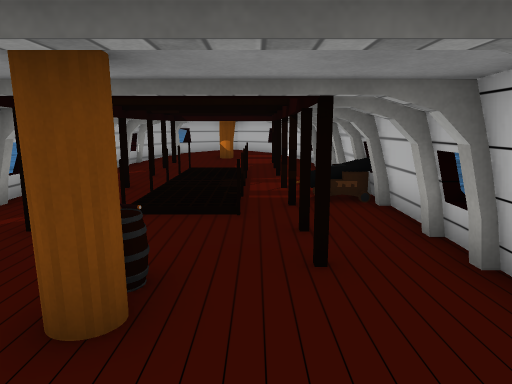
[1] (above)

12 first-person views from a walk through a 3-D level made in the Unity game engine. The camera is 1.5 m above the floor, tilts 10° down and sees 70° across. The floor is counted in squares, 1 m on a side. Each view is taken from the middle of a square. On the plan, view 1 faces up. The plan holds only what a view shows up to about 16 squares ahead; the rest is blank. The place goes on beyond the plan. The player character is not drawn. Some surface patterns are stand-ins.

[2]
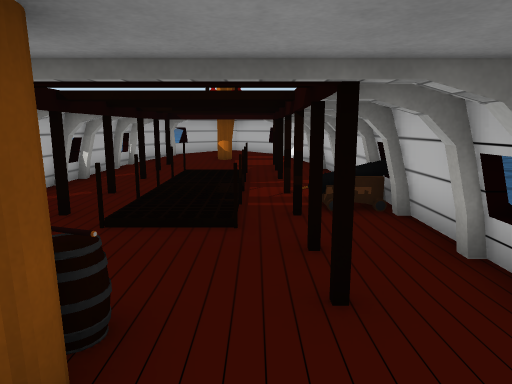

[3]
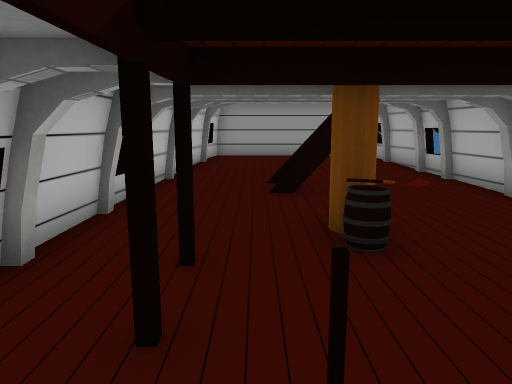

[4]
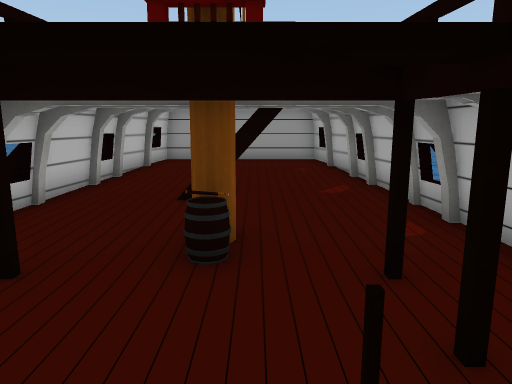

[5]
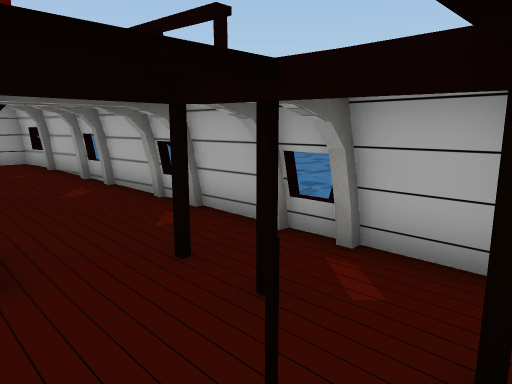

[6]
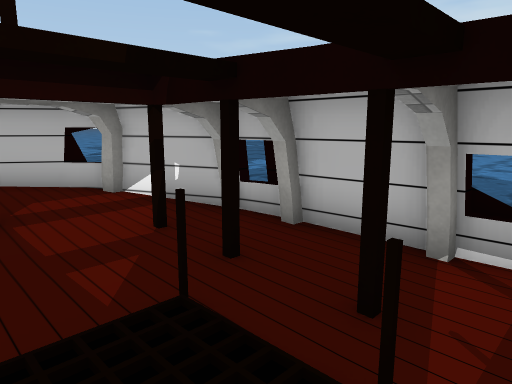

[7]
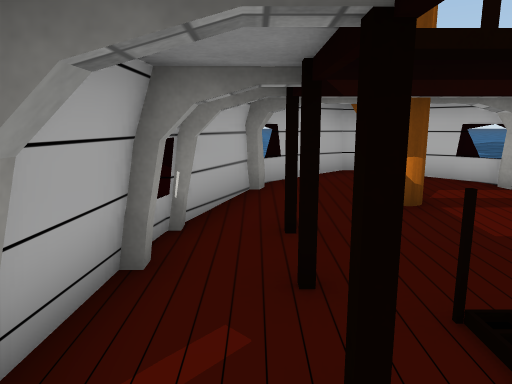

[8]
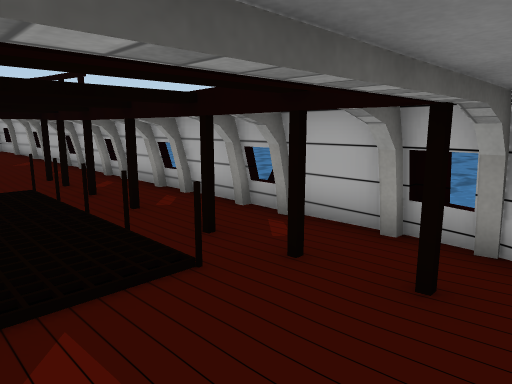

[9]
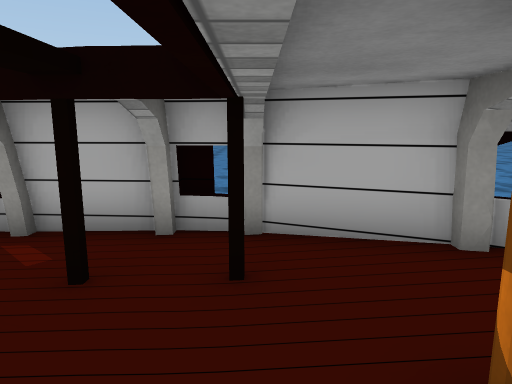

[10]
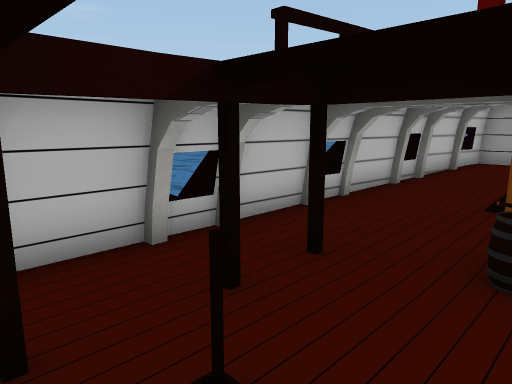

[11]
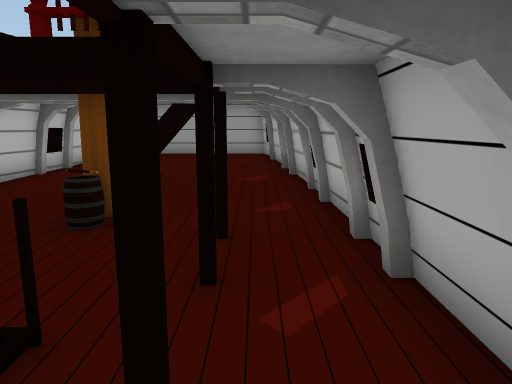

[12]
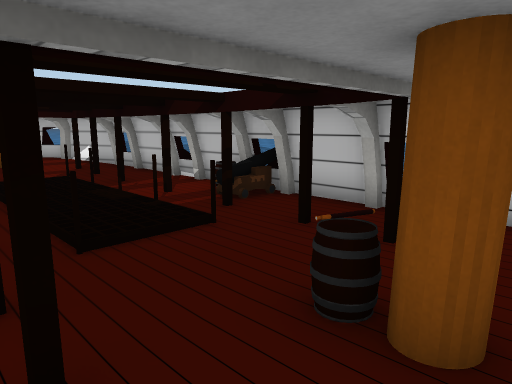

### Floor plan
Key: @ floor where view 1 was taken; # wall or solid block; x gap in a wall; . main floor; : floor 0.25 m higher than the main floor; = window, fence, low wall or low ledge; B barrel; O other object.
Columns run from 5 left of view 1 to 3 right of it. Each row starts with its distance up from view 1.
 19       #
 18 #####:##
 17 #......#
 16 ##....##
 15 #......#
 14 #.#..=x#
 13 #... ..#
 12 #.#  =.#
 11 #... ..#
 10 #..   ##
  9 #..  =##
  8 #.#...#
  7 #....=##
  6 #.#...##
  5 #......##
  4 #.#.O..##
  3 #...B...#
  2 #......##
  1 #......##
  0 #..##@.##
 -1 #..# ..#
 -2 #......#
 -3 #......#
 -4 #::::::#
 -5 ##:::::#
 -6 ##:::::#
 -7  #######

Where each view was taken, in squares from view 1:
view 1: 0 up, 0 right, facing up
view 2: 1 up, 0 right, facing up
view 3: 8 up, 0 right, facing down
view 4: 8 up, 2 left, facing down
view 5: 8 up, 1 left, facing down-left
view 6: 11 up, 2 left, facing up-right
view 7: 11 up, 4 left, facing up
view 8: 17 up, 0 right, facing down-left
view 9: 16 up, 0 right, facing left
view 10: 8 up, 2 left, facing down-right
view 11: 9 up, 4 left, facing down
view 12: 2 up, 4 left, facing up-right
